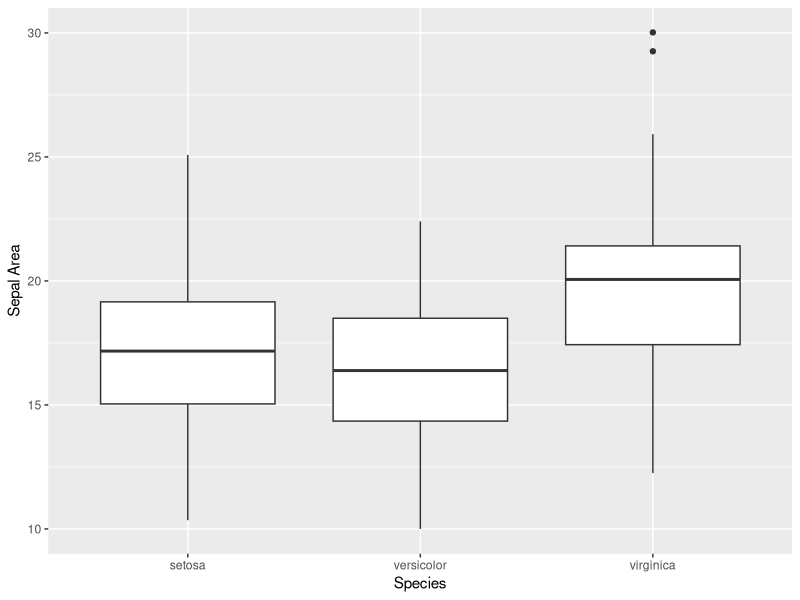

Reproduce this figure in R.
library(ggplot2)

subdata <- subset(iris, select=c(Species, Sepal.Width))

#qplot(subdata[1,1], subdata[2,2])
ggplot(iris, aes(x = Species, y = (Sepal.Width * Sepal.Length)), ylab="Sepal Area") + ylab("Sepal Area") + geom_boxplot()